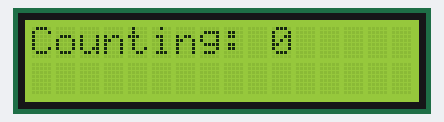
This program was run on a simulated Raspberry Pi (BCM pin numbers). Parts: 16×2 character LCD.

Above: at 0.1 s.
At 4.2 s:
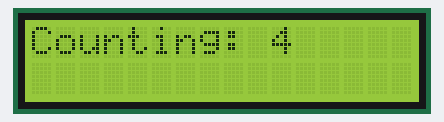
At 9.3 s:
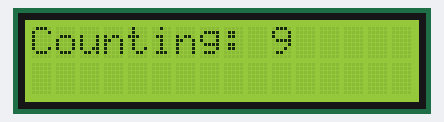
At 19.5 s:
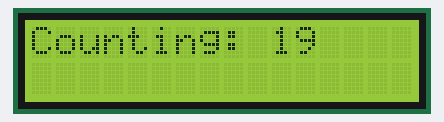
At 28.8 s:
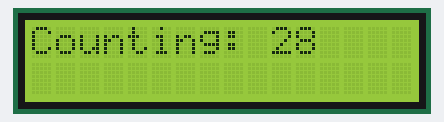
At 39.0 s:
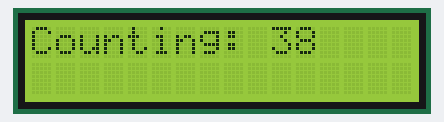

The program:

charlcd_i2c.py
```python
from time import sleep
from RPLCD.i2c import CharLCD

lcd = CharLCD(i2c_expander='PCF8674', address=0x27, port=1, cols=16, rows=2)
i = 0
while True:
    lcd.clear()
    lcd.write_string('Counting: ' + str(i))
    sleep(1)
    i = i + 1
```

Measured:
- what the display in image 1 shows lasts 1.1 s, from 4.1 s to 5.2 s
